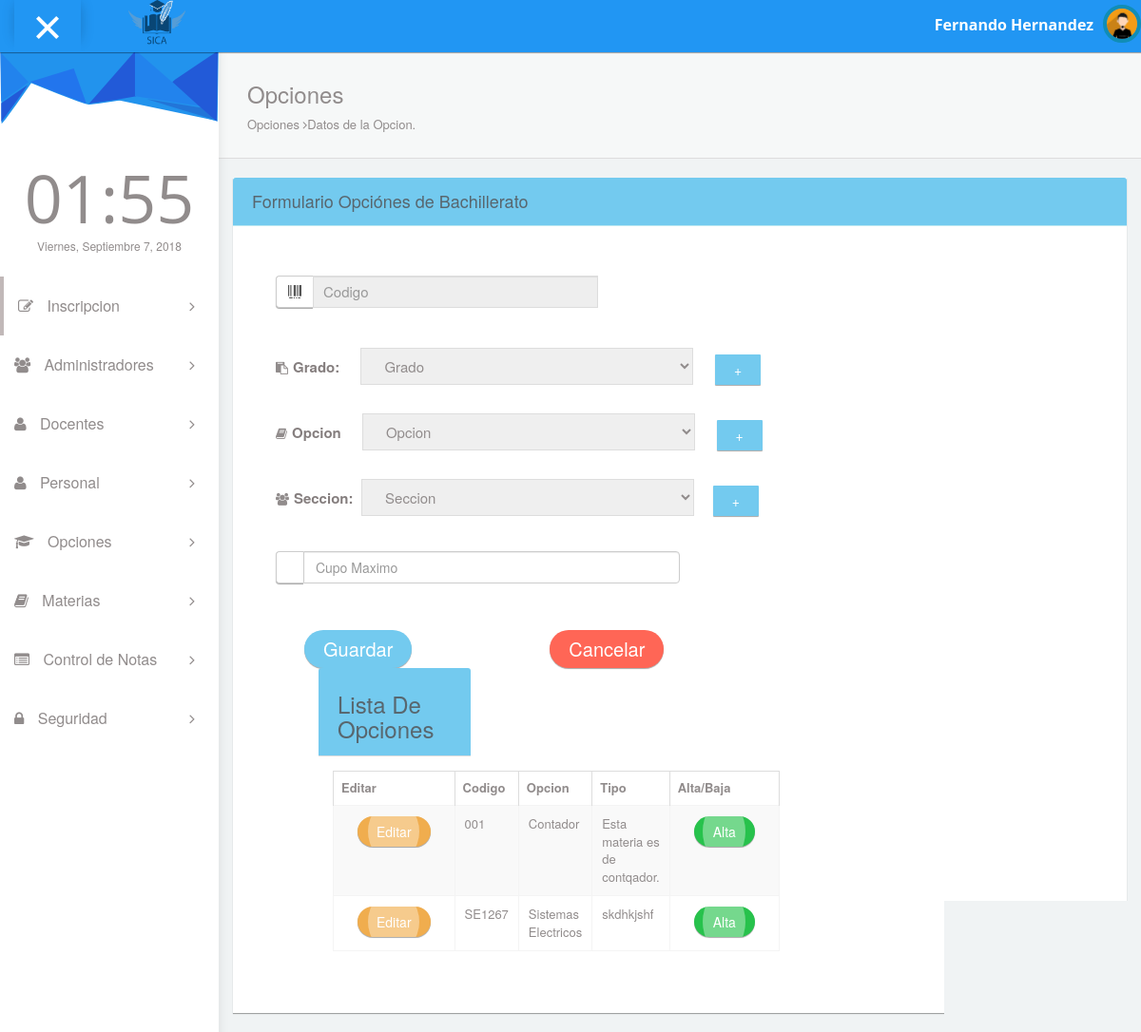
/pages/fopcione.php, run on an earlier commit of the app's database.
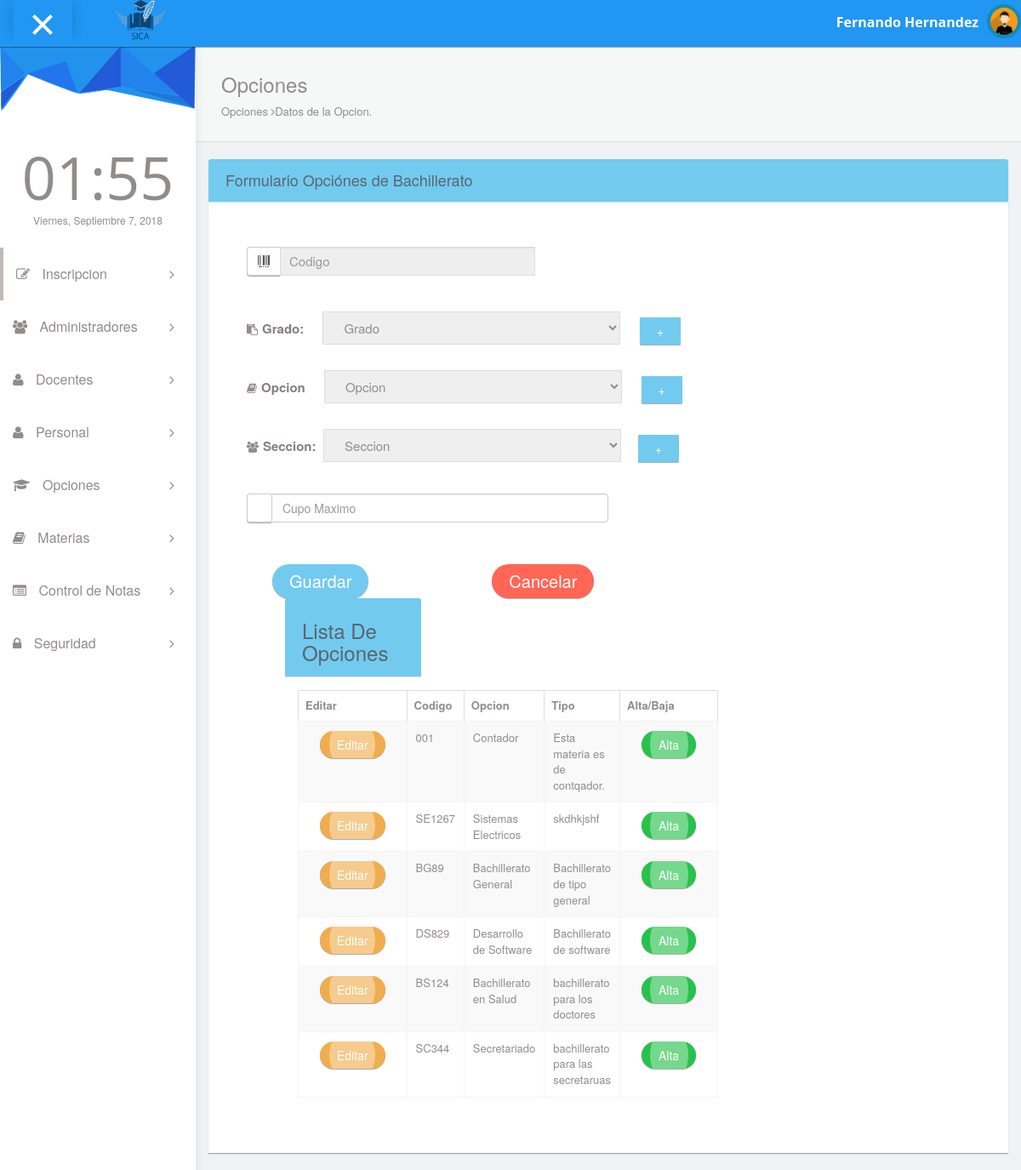
And on a later commit of the database.
### tables this page shows
CREATE TABLE `tbachilleratos` (
  `eid_bachillerato` int(11) NOT NULL,
  `ccodigo` varchar(20) NOT NULL,
  `cnombe` varchar(30) NOT NULL,
  `cdescripcion` varchar(200) NOT NULL,
  `efk_tipo` int(11) NOT NULL,
  `eestado` int(11) NOT NULL
);

### pages/fopcione.php (the view, shortened to what this page needs)
<!DOCTYPE html>
<html lang="en">
<head>
  <link rel="stylesheet" type="text/css" href="../asset/css/bootstrap.min.css">
  <link rel="stylesheet" type="text/css" href="../asset/css/plugins/datatables.bootstrap.min.css"/>
  <link rel="stylesheet" type="text/css" href="../asset/css/plugins/font-awesome.min.css"/>
  <link rel="stylesheet" type="text/css" href="../asset/css/plugins/animate.min.css"/>
  <link rel="stylesheet" type="text/css" href="../asset/css/plugins/nouislider.min.css"/>
  <link rel="stylesheet" type="text/css" href="../asset/css/plugins/select2.min.css"/>
  <link rel="stylesheet" type="text/css" href="../asset/css/plugins/ionrangeslider/ion.rangeSlider.css"/>
  <link rel="stylesheet" type="text/css" href="../asset/css/plugins/ionrangeslider/ion.rangeSlider.skinFlat.css"/>
  <link rel="stylesheet" type="text/css" href="../asset/css/plugins/bootstrap-material-datetimepicker.css"/>
  <link href="https://cdnjs.cloudflare.com/ajax/libs/select2/4.0.6-rc.0/css/select2.min.css" rel="stylesheet" />
  <link href="../asset/css/style.css" rel="stylesheet">
</head>
<body id="mimin" class="dashboard">
   <?php include "header.php"?>
      <div class="container-fluid mimin-wrapper">
          <?php include "menu.php";?>
            <div id="content">
                <div class="panel box-shadow-none content-header">
                  <div class="panel-body">
                    <div class="col-md-12" >
                    <h3 class="animated fadeInLeft">Opciones</h3>
                        <p class="animated fadeInDown">
                          Opciones <span class="fa-angle-right fa"></span>Datos de la Opcion.
                        </p>
                    </div>
                  </div>
                </div>
                <div class="form-element">
                <form id="insertar">
                <div class="col-md-12">
                  <div class="col-md-12 panel panel-info">
                    <div class="col-md-12 panel-heading">
                    <h4>Formulario Opci&oacute;nes de Bachillerato</h4>
                    </div>
                    <div class="col-md-12 panel-body" style="padding-bottom:30px;">
                      <div class="col-md-12">
                      <form class="cmxform" id="formcliente" method="post" action="">
                      <div class="col-md-12">
                           <div class="input-group">
                           <span class="input-group-addon"><i class="glyphicon glyphicon-barcode"></i></span>
                           <input id="codigo" type="text" style="width: 300px; font-size: 15px" class="form-control" name="codigo" placeholder="Codigo" readonly>
                           </div>
                           <div class="form-group form-animate-text" style="margin-top:5px !important;margin-bottom:30px !important;">
                             <i  class="fa fa-clipboard"></i><span class="label label-default" style="width: 100px; font-size: 15px; margin-right:13px">Grado: </span>
                              <select id="grado" class="select2 show-tick" style="width: 350px; font-size: 15px" name="grado">
                              <option value="">Grado</option>
                              </select>
                              <button title="Agrega Nuevo Grado el Sistema" style="margin-left:19px; size:40px;" class="btn btn-info" type="button" data-toggle="modal" data-target="#modalGrado">+</button>
                              </div>
                           <div class="form-group form-animate-text" style="margin-top:5px !important;margin-bottom:30px !important;">
                             <i  class="fa fa-book"></i><span class="label label-default" style="width: 100px; font-size: 15px; margin-right:13px">Opcion </span>
                              <select  id="opc" class="select2 show-tick" style="width: 350px; font-size: 15px" name="opc">
                              <option value="opcion">Opcion</option>
                              </select>
                              <button title="Agrega Nueva Opcionel al Sistema" style="margin-left:19px;" class="btn btn-info" type="button" data-toggle="modal" data-target="#modalForm">+</button>
                              </div>
                             <div class="form-group form-animate-text" style="margin-top:5px !important;margin-bottom:30px !important;">
                             <i  class="fa fa-users"></i><span class="label label-default" style="width: 100px; font-size: 15px">Seccion:</span>
                              <select id="seccion" class="select2 show-tick" style="width: 350px; font-size: 15px" name="seccion">
                              <option value="">Seccion</option>
                              </select>
                              <button   style="margin-left:16px; border-radius: 50px 20px" class="btn btn-info" type="button" data-toggle="modal" data-target="#modalSeccion">+</button>
                              <div class="input-group col-md-6">
                              <span class="input-group-addon"><i class="class=fas fa-list-ol"></i></span>
                               <input id="cupo" type="number" class="form-control" name="cupo" placeholder="Cupo Maximo">
                           </div>
                          </div>
                          <div class="col-md-12">
                              <div class="col-md-4">
                              <br><b></b>
                              <input type="button" id="guardar" name="guardar" class="next action-button btn btn-info btn-sm btn-round" style="font-size:20px;" value="Guardar" />
                          </div>
                          <div>
                            <br><b></b>
                              <input type="button" name="next" class="next action-button btn btn-danger btn-sm btn-round" style="font-size:20px;" value="Cancelar" />
                              </div>
                              <div class="col-md-6">
                  <div class="col-md-6">
                  <div class="panel1">
                    <div class="panel-heading"><h3>Lista De Opciones</h3></div>
                    <div class="panel-body">
                      <div class="responsive-table">
                      <table id="datatables-example" class="table table-striped table-bordered" width="100%" cellspacing="0">
                      <thead>
                        <tr>
                          <th>Editar</th>
                          <th>Codigo</th>
                          <th>Opcion</th>
                          <th>Tipo</th>
                          <th>Alta/Baja</th>
                        </tr>
                      </thead>
                      <tbody>
                      <?php
include "../config/conexion.php";
$result = $conexion->query("select * from tbachilleratos order by eid_bachillerato");
if ($result) {
    while ($fila = $result->fetch_object()) {
        echo "<tr>";
        echo "<td>
          <div class='col-md-2' style='margin-top:1px'>
            <button class='btn ripple-infinite btn-round btn-warning' onclick='modify(" . $fila->eid_bachillerato . ")';>
            <div>
              <span>Editar</span>
            </div>
            </button>
            </div>
        </td>";
        echo "<td>" . $fila->ccodigo . "</td>";
        echo "<td>" . $fila->cnombe . "</td>";
        echo "<td>" . $fila->cdescripcion . "</td>";
        echo "<td>
          <div class='col-md-2' style='margin-top:1px'>
            <button class='btn ripple-infinite btn-round btn-success' onclick='confirmar(" . $fila->idcatalogo . ")'>
            <div>
              <span>Alta</span>
            </div>
            </button>
            </div>
        </td>";
        echo "</tr>";
    }
}
?>
                      </tbody>
                        </table>
                      </div>
                  </div>
                </div>
                       </div>
                        </div>
                      </div>
                          </div>
                          </form>
                      </div>
                      </div>
                    </div>
                  </div>
                </div>
              </div>
</body>
</html>

### pages/header.php (shortened to what this page needs)
<nav class="navbar navbar-default header navbar-fixed-top">
  <div class="col-md-12 nav-wrapper">
    <div class="navbar-header" style="width:100%;">
      <div class="opener-left-menu is-open">
        <span class="bottom"></span>
      </div>
      <b><img src="../asset/img/logo.png" style="width:60px;height=60px"></b>
        <a href="index.html" class="navbar-brand">
        </a>
      <ul class="nav navbar-nav navbar-right user-nav">
        <li class="user-name"><span>Fernando Hernandez </span></li>
          <li class="dropdown avatar-dropdown">
           <img src="../asset/img/avatar.jpg" class="img-circle avatar" alt="user name" data-toggle="dropdown" aria-haspopup="true" aria-expanded="true"/>
        </li>
      </ul>
    </div>
  </div>
</nav>

### pages/menu.php (shortened to what this page needs)
<div id="left-menu">
  <div class="sub-left-menu scroll">
    <ul class="nav nav-list">
        <li><div class="left-bg"></div></li>
        <li class="time">
          <h1 class="animated fadeInLeft">21:00</h1>
          <p class="animated fadeInRight">Sat,October 1st 2029</p>
        </li>
    <li class="active ripple">
      <a class="tree-toggle nav-header"><span class="fa fa-edit"></span> Inscripcion
        <span class="fa-angle-right fa right-arrow text-right"></span>
      </a>
    </li>
    <li class="ripple">
      <a class="tree-toggle nav-header">
        <span class="fa fa-users"></span> Administradores
        <span class="fa-angle-right fa right-arrow text-right"></span>
      </a>
    </li>
    <li class="ripple">
      <a class="tree-toggle nav-header">
        <span class="fa-user fa"></span> Docentes
        <span class="fa-angle-right fa right-arrow text-right"></span>
      </a>
    </li>
    <li class="ripple">
      <a class="tree-toggle nav-header">
        <span class="fa-user fa"></span> Personal
        <span class="fa-angle-right fa right-arrow text-right"></span>
      </a>
    </li>
    <li class="ripple">
      <a class="tree-toggle nav-header">
        <span class="fa fa-graduation-cap"></span> Opciones
        <span class="fa-angle-right fa right-arrow text-right"></span>
      </a>
    </li>
    <li class="ripple">
      <a class="tree-toggle nav-header">
        <span class="fa fa-book"></span> Materias
        <span class="fa-angle-right fa right-arrow text-right"></span>
      </a>
    </li>
         <li class="ripple">
          <a class="tree-toggle nav-header">
            <span class="fa fa-list-alt"></span> Control de Notas
            <span class="fa-angle-right fa right-arrow text-right"></span>
          </a>
        </li>
        <li class="ripple">
          <a class="tree-toggle nav-header">
            <span class="fa fa-lock "></span> Seguridad
            <span class="fa-angle-right fa right-arrow text-right"></span>
          </a>
        </li>
      </ul>
    </div>
</div>

What changed in the data, as far as the page shows it:
added tbachilleratos: ccodigo "BG89", cnombe "Bachillerato General", cdescripcion "Bachillerato de tipo general"
added tbachilleratos: ccodigo "DS829", cnombe "Desarrollo de Software", cdescripcion "Bachillerato de software"
added tbachilleratos: ccodigo "BS124", cnombe "Bachillerato en Salud", cdescripcion "bachillerato para los doctores"
added tbachilleratos: ccodigo "SC344", cnombe "Secretariado", cdescripcion "bachillerato para las secretaruas"
